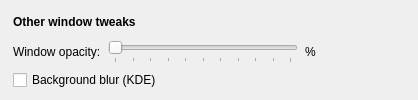
                <widget class="GroupPanel" name="windowTweaksGroup" native="true">
                 <property name="accessibleName">
                  <string notr="true">SGroup</string>
                 </property>
                 <layout class="QVBoxLayout" name="verticalLayout_39">
                  <property name="spacing">
                   <number>7</number>
                  </property>
                  <property name="leftMargin">
                   <number>13</number>
                  </property>
                  <property name="topMargin">
                   <number>10</number>
                  </property>
                  <property name="rightMargin">
                   <number>13</number>
                  </property>
                  <property name="bottomMargin">
                   <number>10</number>
                  </property>
                  <item>
                   <widget class="QLabel" name="label_38">
                    <property name="font">
                     <font>
                      <bold>true</bold>
                     </font>
                    </property>
                    <property name="frameShape">
                     <enum>QFrame::NoFrame</enum>
                    </property>
                    <property name="text">
                     <string>Other window tweaks</string>
                    </property>
                    <property name="alignment">
                     <set>Qt::AlignLeading|Qt::AlignLeft|Qt::AlignVCenter</set>
                    </property>
                   </widget>
                  </item>
                  <item>
                   <layout class="QHBoxLayout" name="horizontalLayout_14">
                    <property name="topMargin">
                     <number>0</number>
                    </property>
                    <item>
                     <widget class="QLabel" name="label_5">
                      <property name="text">
                       <string>Window opacity:</string>
                      </property>
                     </widget>
                    </item>
                    <item>
                     <widget class="QSlider" name="bgOpacitySlider">
                      <property name="sizePolicy">
                       <sizepolicy hsizetype="Preferred" vsizetype="Preferred">
                        <horstretch>0</horstretch>
                        <verstretch>0</verstretch>
                       </sizepolicy>
                      </property>
                      <property name="minimumSize">
                       <size>
                        <width>190</width>
                        <height>10</height>
                       </size>
                      </property>
                      <property name="maximum">
                       <number>100</number>
                      </property>
                      <property name="orientation">
                       <enum>Qt::Horizontal</enum>
                      </property>
                      <property name="tickPosition">
                       <enum>QSlider::TicksBelow</enum>
                      </property>
                      <property name="tickInterval">
                       <number>10</number>
                      </property>
                     </widget>
                    </item>
                    <item>
                     <widget class="QLabel" name="bgOpacityPercentLabel">
                      <property name="sizePolicy">
                       <sizepolicy hsizetype="Fixed" vsizetype="Preferred">
                        <horstretch>0</horstretch>
                        <verstretch>0</verstretch>
                       </sizepolicy>
                      </property>
                      <property name="minimumSize">
                       <size>
                        <width>60</width>
                        <height>0</height>
                       </size>
                      </property>
                      <property name="maximumSize">
                       <size>
                        <width>60</width>
                        <height>16777215</height>
                       </size>
                      </property>
                      <property name="text">
                       <string>%</string>
                      </property>
                      <property name="alignment">
                       <set>Qt::AlignLeading|Qt::AlignLeft|Qt::AlignVCenter</set>
                      </property>
                     </widget>
                    </item>
                    <item>
                     <spacer name="horizontalSpacer_14">
                      <property name="orientation">
                       <enum>Qt::Horizontal</enum>
                      </property>
                      <property name="sizeHint" stdset="0">
                       <size>
                        <width>40</width>
                        <height>20</height>
                       </size>
                      </property>
                     </spacer>
                    </item>
                   </layout>
                  </item>
                  <item>
                   <widget class="QCheckBox" name="blurBackgroundCheckBox">
                    <property name="text">
                     <string>Background blur (KDE)</string>
                    </property>
                   </widget>
                  </item>
                 </layout>
                </widget>
